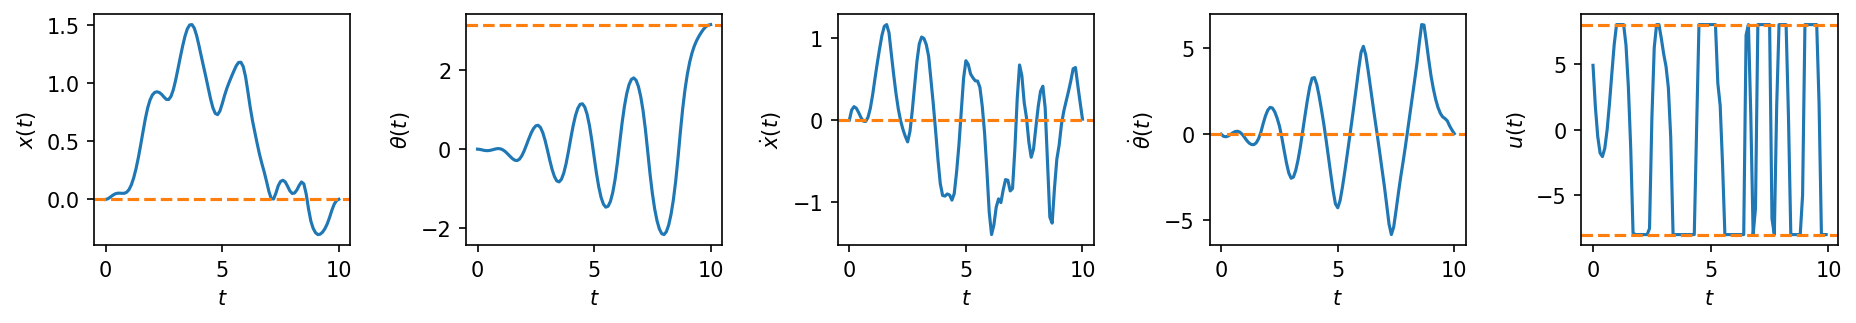

Source code (Python):
"""
Starter code for the problem "Cart-pole swing-up with limited actuation".

Autonomous Systems Lab (ASL), Stanford University
"""

from functools import partial

from animations import animate_cartpole

import cvxpy as cvx

import jax
import jax.numpy as jnp

import matplotlib.pyplot as plt

import numpy as np

from tqdm import tqdm

import pdb


@partial(jax.jit, static_argnums=(0,))
@partial(jax.vmap, in_axes=(None, 0, 0))
def affinize(f, s, u):
    """Affinize the function `f(s, u)` around `(s, u)`.

    Arguments
    ---------
    f : callable
        A nonlinear function with call signature `f(s, u)`.
    s : numpy.ndarray
        The state (1-D).
    u : numpy.ndarray
        The control input (1-D).

    Returns
    -------
    A : jax.numpy.ndarray
        The Jacobian of `f` at `(s, u)`, with respect to `s`.
    B : jax.numpy.ndarray
        The Jacobian of `f` at `(s, u)`, with respect to `u`.
    c : jax.numpy.ndarray
        The offset term in the first-order Taylor expansion of `f` at `(s, u)`
        that sums all vector terms strictly dependent on the nominal point
        `(s, u)` alone.
    """
    # PART (b) ################################################################
    # INSTRUCTIONS: Use JAX to affinize `f` around `(s, u)` in two lines.

    # A is grad of f w.r.t. s
    # B is grad of f w.r.t. u
    # c is A*s + B*s + f(s,u)
    A, B = jax.jacfwd(f, argnums=(0, 1))(s, u)

    # Check jacobian function usage

    c = -A @ s - B @ u + f(s, u)
    
    # raise NotImplementedError()
    # END PART (b) ############################################################
    return A, B, c


def solve_swingup_scp(f, s0, s_goal, N, P, Q, R, u_max, ρ, eps, max_iters):
    """Solve the cart-pole swing-up problem via SCP.

    Arguments
    ---------
    f : callable
        A function describing the discrete-time dynamics, such that
        `s[k+1] = f(s[k], u[k])`.
    s0 : numpy.ndarray
        The initial state (1-D).
    s_goal : numpy.ndarray
        The goal state (1-D).
    N : int
        The time horizon of the LQR cost function.
    P : numpy.ndarray
        The terminal state cost matrix (2-D).
    Q : numpy.ndarray
        The state stage cost matrix (2-D).
    R : numpy.ndarray
        The control stage cost matrix (2-D).
    u_max : float
        The bound defining the control set `[-u_max, u_max]`.
    ρ : float
        Trust region radius.
    eps : float
        Termination threshold for SCP.
    max_iters : int
        Maximum number of SCP iterations.

    Returns
    -------
    s : numpy.ndarray
        A 2-D array where `s[k]` is the open-loop state at time step `k`,
        for `k = 0, 1, ..., N-1`
    u : numpy.ndarray
        A 2-D array where `u[k]` is the open-loop state at time step `k`,
        for `k = 0, 1, ..., N-1`
    J : numpy.ndarray
        A 1-D array where `J[i]` is the SCP sub-problem cost after the i-th
        iteration, for `i = 0, 1, ..., (iteration when convergence occured)`
    """
    n = Q.shape[0]  # state dimension
    m = R.shape[0]  # control dimension

    # Initialize dynamically feasible nominal trajectories
    u = np.zeros((N, m))
    s = np.zeros((N + 1, n))
    s[0] = s0
    for k in range(N):
        s[k + 1] = fd(s[k], u[k])

    # Do SCP until convergence or maximum number of iterations is reached
    converged = False
    J = np.zeros(max_iters + 1)
    J[0] = np.inf
    for i in (prog_bar := tqdm(range(max_iters))):
        s, u, J[i + 1] = scp_iteration(f, s0, s_goal, s, u, N, P, Q, R, u_max, ρ)
        dJ = np.abs(J[i + 1] - J[i])
        prog_bar.set_postfix({"objective change": "{:.5f}".format(dJ)})
        if dJ < eps:
            converged = True
            print("SCP converged after {} iterations.".format(i))
            break
    if not converged:
        raise RuntimeError("SCP did not converge!")
    J = J[1 : i + 1]
    return s, u, J


def scp_iteration(f, s0, s_goal, s_prev, u_prev, N, P, Q, R, u_max, ρ):
    """Solve a single SCP sub-problem for the cart-pole swing-up problem.

    Arguments
    ---------
    f : callable
        A function describing the discrete-time dynamics, such that
        `s[k+1] = f(s[k], u[k])`.
    s0 : numpy.ndarray
        The initial state (1-D).
    s_goal : numpy.ndarray
        The goal state (1-D).
    s_prev : numpy.ndarray
        The state trajectory around which the problem is convexified (2-D).
    u_prev : numpy.ndarray
        The control trajectory around which the problem is convexified (2-D).
    N : int
        The time horizon of the LQR cost function.
    P : numpy.ndarray
        The terminal state cost matrix (2-D).
    Q : numpy.ndarray
        The state stage cost matrix (2-D).
    R : numpy.ndarray
        The control stage cost matrix (2-D).
    u_max : float
        The bound defining the control set `[-u_max, u_max]`.
    ρ : float
        Trust region radius.

    Returns
    -------
    s : numpy.ndarray
        A 2-D array where `s[k]` is the open-loop state at time step `k`,
        for `k = 0, 1, ..., N-1`
    u : numpy.ndarray
        A 2-D array where `u[k]` is the open-loop state at time step `k`,
        for `k = 0, 1, ..., N-1`
    J : float
        The SCP sub-problem cost.
    """
    A, B, c = affinize(f, s_prev[:-1], u_prev)
    A, B, c = np.array(A), np.array(B), np.array(c)
    n = Q.shape[0]
    m = R.shape[0]
    s_cvx = cvx.Variable((N + 1, n)) # N is the total time steps; n is dimension of s_k
    u_cvx = cvx.Variable((N, m)) # N is the total time steps; m is dimension of u_k

    # PART (c) ################################################################
    # INSTRUCTIONS: Construct the convex SCP sub-problem.
    # breakpoint()
    slack = cvx.Variable()

    # cost_stage_s = cvx.sum([cvx.quad_form(s_cvx[i,:]-s_goal, Q) for i in range(N)])
    
    # cost_stage_s = [cvx.quad_form(s_cvx[i,:]-s_goal, Q) for i in range(N)]

    
    # cost_stage_u = cvx.sum([cvx.quad_form(u_cvx[i,:], R) for i in range(N)])

    # maybe replace cvx.sum 
    objective =  cvx.quad_form(s_cvx[-1,:]-s_goal, P) #+ cost_stage_u cost_stage_s + 

    for i in range(N):
        objective += cvx.quad_form(s_cvx[i,:]-s_goal, Q)

    for i in range(N):
        objective += cvx.quad_form(u_cvx[i,:], R)

    # breakpoint()
        # objective 
        # 1. stage wise s cost 
        # 2. stage wise u cost
        # 3. stage wise s_final cost
    constraints = []

    constraints += [ s_cvx[0,:] == s0 ] # Constraint 1: initial starting state is s0
    constraints += [ cvx.max(cvx.abs(u_cvx)) <= u_max] # Constraint 2: Control signals within a set of bounds [-u_max, u_max]
        # maybe pick out the max of the matrix
    # constraints += [ cvx.abs(s_cvx[i,] - s_prev[i]) <= ρ for i in range(N+1)] # Constraint 3a: Trusted Region for s

    # constraints += [ cvx.max(cvx.abs(s_cvx - s_prev)) <= ρ] # Constraint 3a: Trusted Region for s

    # breakpoint()
    for i in range(N+1):
        for j in range(n):
            constraints += [cvx.abs(s_cvx[i,j] - s_prev[i,j])<= ρ]

    # constraints += [ cvx.max(cvx.abs(u_cvx - u_prev)) <= ρ] # Constraint 3a: Trusted Region for u
        # Perhaps try a for loop for the trust region constraints
    
    
        # for j in range(N):
    constraints += [cvx.abs(u_cvx[i] - u_prev[i])<= ρ for i in range(N)]
    
    # # constraints += [ cvx.abs(s_cvx[:,-2:] - s_prev[np.newaxis,-2:]) <= ρ] # Constraint 3b: Trusted Region for s
    # constraints += [ cvx.abs(u_cvx - u_prev[np.newaxis]) <= ρ] # Constraint 4: Trusted Region for u
    # constraints += [ u_cvx - u_prev <= ρ] # Constraint 4: Trusted Region for u
    # constraints += [ -u_cvx + u_prev >= ρ] # Constraint 4: Trusted Region for u
    # breakpoint()
    constraints += [ s_cvx[i+1,:] == A[i,:,:] @ s_cvx[i,:] + B[i,:,:] @ u_cvx[i,:] + c[i,:] for i in range(N)] # Constraint 5: Linearized Dynamics
    # constraints += [slack >= 0]

    # raise NotImplementedError()
    # END PART (c) ############################################################

    prob = cvx.Problem(cvx.Minimize(objective), constraints)
    prob.solve(verbose=False)
    if prob.status != "optimal":
        raise RuntimeError("SCP solve failed. Problem status: " + prob.status)
    s = s_cvx.value
    u = u_cvx.value
    # breakpoint()
    J = prob.objective.value
    return s, u, J


def cartpole(s, u):
    """Compute the cart-pole state derivative."""
    mp = 1.0  # pendulum mass
    mc = 4.0  # cart mass
    L = 1.0  # pendulum length
    g = 9.81  # gravitational acceleration

    x, θ, dx, dθ = s
    sinθ, cosθ = jnp.sin(θ), jnp.cos(θ)
    h = mc + mp * (sinθ**2)
    ds = jnp.array(
        [
            dx,
            dθ,
            (mp * sinθ * (L * (dθ**2) + g * cosθ) + u[0]) / h,
            -((mc + mp) * g * sinθ + mp * L * (dθ**2) * sinθ * cosθ + u[0] * cosθ)
            / (h * L),
        ]
    )
    return ds


def discretize(f, dt):
    """Discretize continuous-time dynamics `f` via Runge-Kutta integration."""

    def integrator(s, u, dt=dt):
        k1 = dt * f(s, u)
        k2 = dt * f(s + k1 / 2, u)
        k3 = dt * f(s + k2 / 2, u)
        k4 = dt * f(s + k3, u)
        return s + (k1 + 2 * k2 + 2 * k3 + k4) / 6

    return integrator


# Define constants
n = 4  # state dimension
m = 1  # control dimension
s_goal = np.array([0, np.pi, 0, 0])  # desired upright pendulum state
s0 = np.array([0, 0, 0, 0])  # initial downright pendulum state
dt = 0.1  # discrete time resolution
T = 10.0  # total simulation time
P = 1e3 * np.eye(n)  # terminal state cost matrix
Q = np.diag([1e-2, 1.0, 1e-3, 1e-3])  # state cost matrix
R = 1e-3 * np.eye(m)  # control cost matrix
ρ = 1.0  # trust region parameter
u_max = 8.0  # control effort bound
eps = 5e-1  # convergence tolerance
max_iters = 100  # maximum number of SCP iterations
animate = False  # flag for animation

# breakpoint()

# Initialize the discrete-time dynamics
fd = jax.jit(discretize(cartpole, dt))

# Solve the swing-up problem with SCP
t = np.arange(0.0, T + dt, dt)
N = t.size - 1
s, u, J = solve_swingup_scp(fd, s0, s_goal, N, P, Q, R, u_max, ρ, eps, max_iters)

# Simulate open-loop control
for k in range(N):
    s[k + 1] = fd(s[k], u[k])

# Plot state and control trajectories
fig, ax = plt.subplots(1, n + m, dpi=150, figsize=(15, 2))
plt.subplots_adjust(wspace=0.45)
labels_s = (r"$x(t)$", r"$\theta(t)$", r"$\dot{x}(t)$", r"$\dot{\theta}(t)$")
labels_u = (r"$u(t)$",)
for i in range(n):
    ax[i].plot(t, s[:, i])
    ax[i].axhline(s_goal[i], linestyle="--", color="tab:orange")
    ax[i].set_xlabel(r"$t$")
    ax[i].set_ylabel(labels_s[i])
for i in range(m):
    ax[n + i].plot(t[:-1], u[:, i])
    ax[n + i].axhline(u_max, linestyle="--", color="tab:orange")
    ax[n + i].axhline(-u_max, linestyle="--", color="tab:orange")
    ax[n + i].set_xlabel(r"$t$")
    ax[n + i].set_ylabel(labels_u[i])
plt.savefig("cartpole_swingup_constrained.png", bbox_inches="tight")

# Plot cost history over SCP iterations
fig, ax = plt.subplots(1, 1, dpi=150, figsize=(8, 5))
ax.semilogy(J)
ax.set_xlabel(r"SCP iteration $i$")
ax.set_ylabel(r"SCP cost $J(\bar{x}^{(i)}, \bar{u}^{(i)})$")
plt.savefig("cartpole_swingup_constrained_cost.png", bbox_inches="tight")
plt.show()

# Animate the solution
if animate:
    fig, ani = animate_cartpole(t, s[:, 0], s[:, 1])
    ani.save("cartpole_swingup_constrained.mp4", writer="ffmpeg")
    plt.show()
